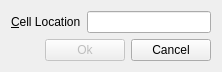
<?xml version="1.0" encoding="UTF-8"?>
<ui version="4.0">
 <class>GoToCellDialogue</class>
 <widget class="QWidget" name="GoToCellDialogue">
  <property name="geometry">
   <rect>
    <x>0</x>
    <y>0</y>
    <width>222</width>
    <height>62</height>
   </rect>
  </property>
  <property name="windowTitle">
   <string>Go to Cell</string>
  </property>
  <layout class="QVBoxLayout" name="verticalLayout">
   <item>
    <layout class="QHBoxLayout" name="horizontalLayout">
     <item>
      <widget class="QLabel" name="label">
       <property name="text">
        <string>&amp;Cell Location</string>
       </property>
       <property name="buddy">
        <cstring>lineEdit</cstring>
       </property>
      </widget>
     </item>
     <item>
      <widget class="QLineEdit" name="lineEdit"/>
     </item>
    </layout>
   </item>
   <item>
    <layout class="QHBoxLayout" name="horizontalLayout_2">
     <item>
      <spacer name="horizontalSpacer">
       <property name="orientation">
        <enum>Qt::Horizontal</enum>
       </property>
       <property name="sizeHint" stdset="0">
        <size>
         <width>40</width>
         <height>20</height>
        </size>
       </property>
      </spacer>
     </item>
     <item>
      <widget class="QPushButton" name="okButton">
       <property name="enabled">
        <bool>false</bool>
       </property>
       <property name="text">
        <string>Ok</string>
       </property>
       <property name="default">
        <bool>true</bool>
       </property>
      </widget>
     </item>
     <item>
      <widget class="QPushButton" name="cancelButton">
       <property name="text">
        <string>Cancel</string>
       </property>
      </widget>
     </item>
    </layout>
   </item>
  </layout>
 </widget>
 <layoutdefault spacing="6" margin="11"/>
 <resources/>
 <connections/>
</ui>
